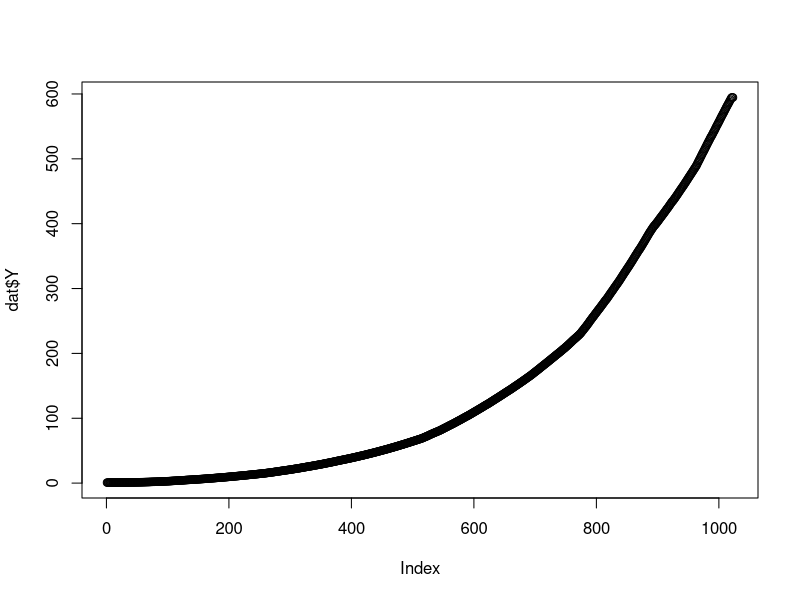

Generate this figure with R:


# read data
dat0 <- read.table("depth_monitor20120217_1438.txt", sep=",")
names(dat0) <- c("R","G","B","x","y","Y",paste("l", 1:36, sep=""))
dat <- aggregate(as.matrix(dat0) ~ R + G + B, dat0, mean)
for (i in 1:3) dat[,4] <- NULL
names(dat) <- c("R","G","B","x","y","Y",paste("l", 1:36, sep=""))
dat <- dat[order(dat$R, dat$G, dat$B),]

plot(dat$Y)
rownames(dat) <- 0:1022

